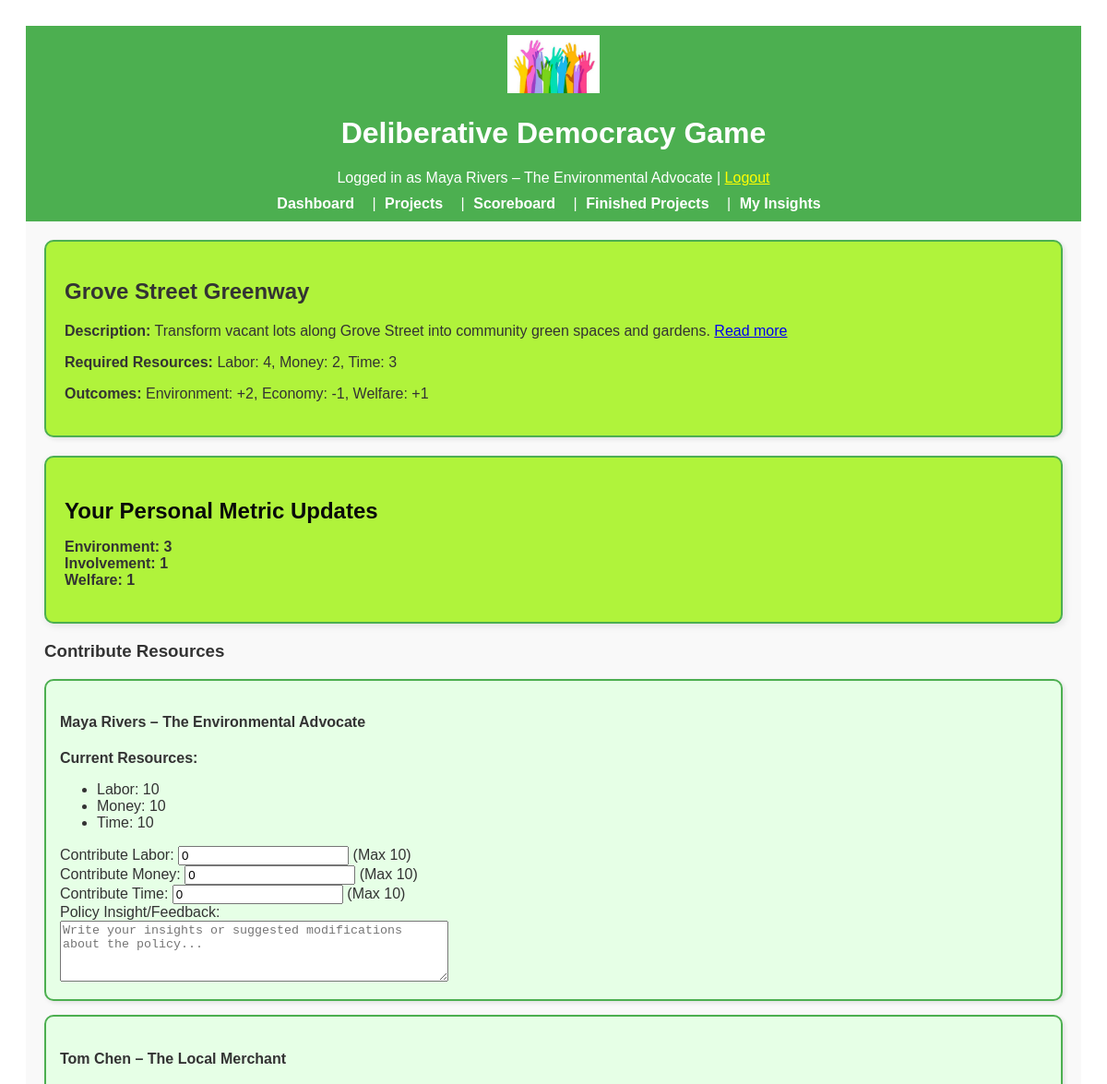
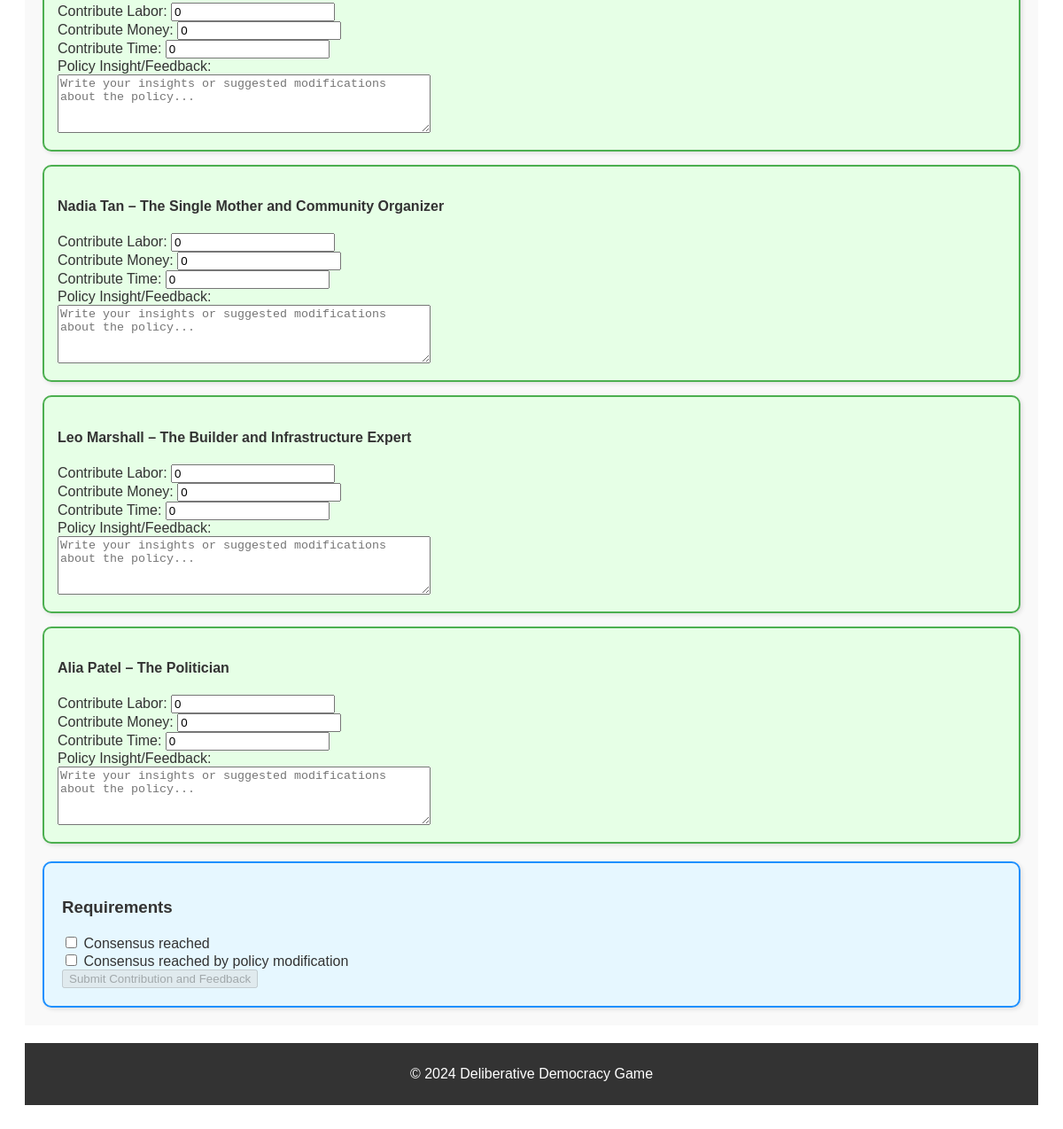
Before: /project/1 (signed in) with the older database file (2 pictures, top to bottom).
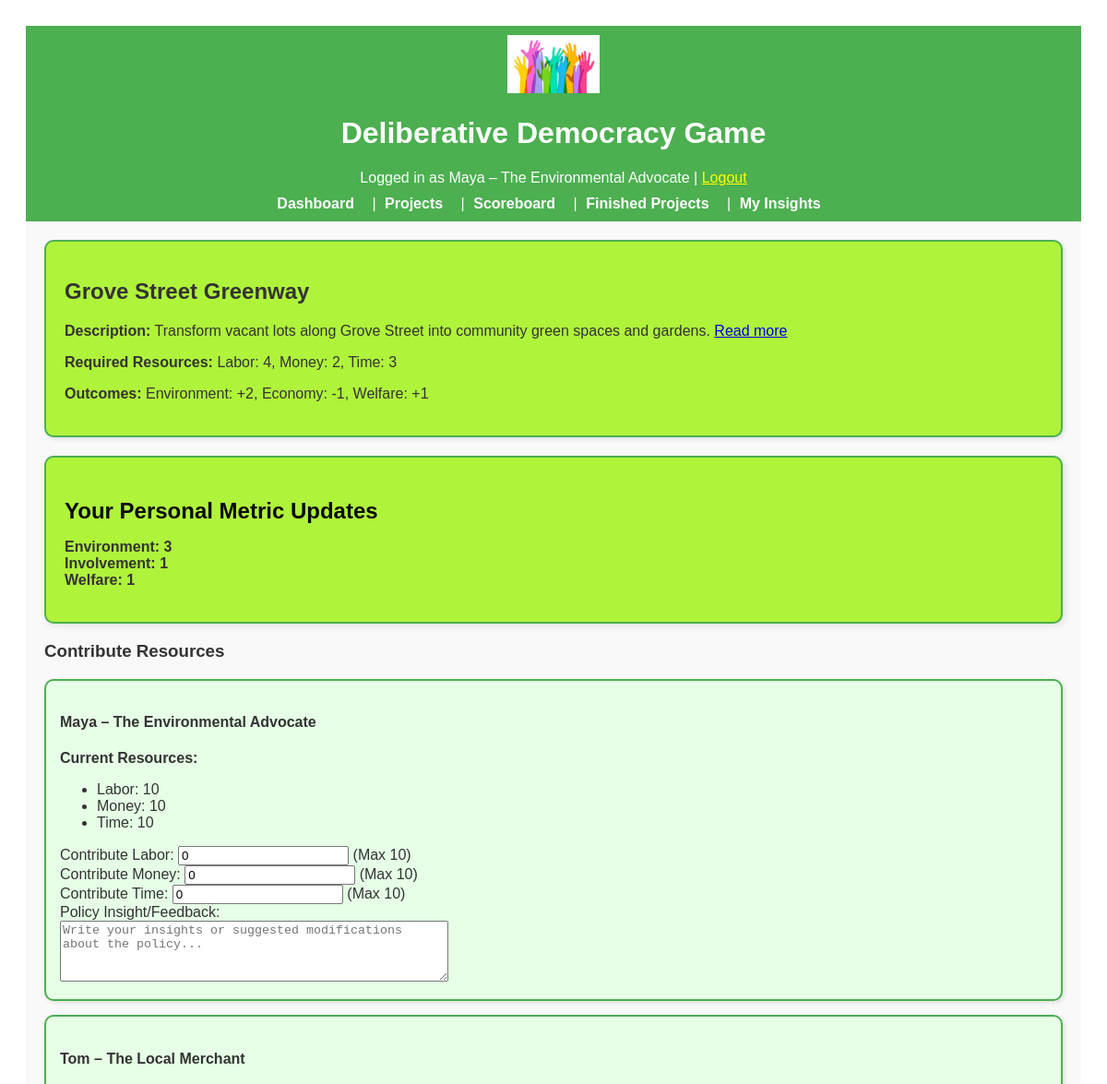
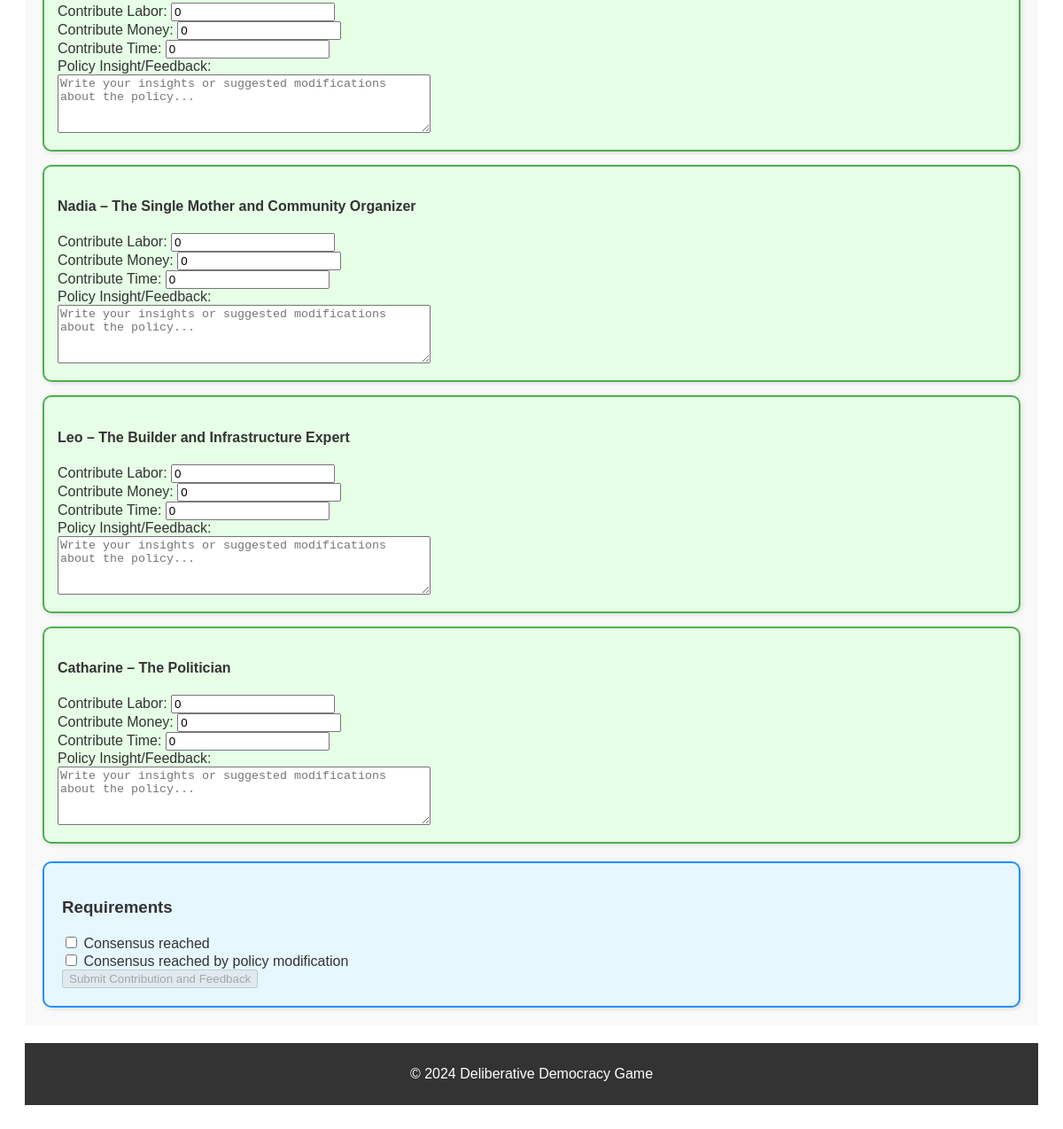
After: the same page with the newer database file (2 pictures, top to bottom).
### app/models.py (models this page shows, shortened)
class User(UserMixin, db.Model):
    __tablename__ = "users"
    id = db.Column(db.Integer, primary_key=True)
    character_name = db.Column(db.String(64), unique=True, nullable=False)
    interests = db.Column(db.Text, nullable=True)
    utility_criteria = db.Column(db.Text, nullable=True)
    starting_resources = db.Column(db.Text, nullable=True)
    reading = db.Column(db.Text, nullable=True)
    environment = db.Column(db.Integer, default=0, nullable=True)
    money = db.Column(db.Integer, default=0, nullable=True)
    involvement = db.Column(db.Integer, default=0, nullable=True)
    welfare = db.Column(db.Integer, default=0, nullable=True)
    resources = db.relationship("Resource", backref="user", lazy=True)
    metrics = db.relationship("Metric", backref="user", lazy=True)

### app/routes.py (the view, shortened to what this page needs)
@main.route("/project/<int:project_id>", methods=["GET", "POST"])
@login_required
def project_detail(project_id):
    project = Project.query.get_or_404(project_id)
    users = User.query.all()
    required_resources = parse_resources(project.required_resources)
    user_insights = {}
    user_metric_updates = {}
    if project.personal_metric_updates:
        for user_id, updates in project.personal_metric_updates.items():
            user_metric_updates[user_id] = {
                metric: int(value) for metric, value in updates.items()
            }
    return render_template(
        "project_detail.html",
        project=project,
        users=users,
        user_insights=user_insights,
        user_metric_updates=user_metric_updates,
    )

### app/routes.py (called while the page is built)
@login_manager.user_loader
def load_user(user_id):
    return User.query.get(int(user_id))

### app/utils.py (called while the page is built)
def parse_resources(resource_string):
    resource_dict = {}
    resources = resource_string.split(", ")
    for resource in resources:
        if ": " in resource:
            key, value = resource.split(": ")
            resource_dict[key.lower()] = int(value)
    return resource_dict

### app/templates/project_detail.html (shortened to what this page needs)
{% extends "base.html" %}
{% block content %}
<div class="project-detail-box">
    <h2>{{ project.name }}</h2>
    <p><strong>Description:</strong> {{ project.description | safe }}</p>
    <p><strong>Required Resources:</strong> {{ project.required_resources }}</p>
    <p><strong>Outcomes:</strong> {{ project.outcomes }}</p>
</div>
<div class="personal-metrics-box">
    <h3>Your Personal Metric Updates</h3>
    {% if project.personal_metric_updates %}
    {% set current_user_id = current_user.id|string %}
    {% if current_user_id in project.personal_metric_updates %}
    {% set updates = project.personal_metric_updates[current_user_id] %}
    <ul class="personal-metric-list">
        {% for metric, value in updates.items() %}
        <li><strong>{{ metric }}: {{ value }}</strong></li>
        {% endfor %}
    </ul>
    {% else %}
    <p>No personal metric updates for this project.</p>
    {% endif %}
    {% else %}
    <p>No personal metric updates available for this project.</p>
    {% endif %}
</div>
<form method="POST">
    <h3>Contribute Resources</h3>
    {% for user in users %}
    <div class="user-box">
        <h4>{{ user.character_name }}</h4>
        {% if user.id == current_user.id %}
        <p><strong>Current Resources:</strong></p>
        <ul>
            {% set user_resources = user.resources | groupby('type') %}
            {% for resource_type, resources in user_resources %}
            <li>{{ resource_type }}: {{ resources[0].amount }}</li>
            {% endfor %}
        </ul>
        {% endif %}
        <label>Contribute Labor:</label>
        <input type="number" name="contribute_labor_{{ user.id }}" min="0" value="0">
        {% if user.id == current_user.id %}
        <span>(Max {{ user.resources | selectattr('type', 'equalto', 'Labor') | map(attribute='amount') | sum }})</span>
        {% endif %}
        <br>
        <label>Contribute Money:</label>
        <input type="number" name="contribute_money_{{ user.id }}" min="0" value="0">
        {% if user.id == current_user.id %}
        <span>(Max {{ user.resources | selectattr('type', 'equalto', 'Money') | map(attribute='amount') | sum }})</span>
        {% endif %}
        <br>
        <label>Contribute Time:</label>
        <input type="number" name="contribute_time_{{ user.id }}" min="0" value="0">
        {% if user.id == current_user.id %}
        <span>(Max {{ user.resources | selectattr('type', 'equalto', 'Time') | map(attribute='amount') | sum }})</span>
        {% endif %}
        <br>
        <label>Policy Insight/Feedback:</label><br>
        <textarea name="policy_insight_{{ user.id }}" rows="4" cols="50"
            placeholder="Write your insights or suggested modifications about the policy...">{{ user_insights[user.id] if user_insights else '' }}</textarea><br>
    </div>
    {% endfor %}
    <div class="requirements-box">
        <h3>Requirements</h3>
        <input type="checkbox" id="majority-vote" name="majority_vote" onclick="checkSubmitButton()">
        <label for="majority-vote">Consensus reached</label><br>
        <input type="checkbox" id="revised-policy-vote" name="revised_policy_vote" onclick="checkSubmitButton()">
        <label for="revised-policy-vote">Consensus reached by policy modification</label><br>
        <button type="submit" id="submit-button" disabled>Submit Contribution and Feedback</button>
    </div>
</form>
{% endblock %}

### app/templates/base.html (shortened to what this page needs)
<!DOCTYPE html>
<html lang="en">
<head>
    <link rel="stylesheet" href="{{ url_for('static', filename='css/styles.css') }}">
</head>
<body>
    <header style="background-color: #4CAF50; padding: 10px; color: white; text-align: center;">
        <img src="{{ url_for('static', filename='images/logo.png') }}" alt="Game Logo"
            style="width: 100px; height: auto;">
        <h1>Deliberative Democracy Game</h1>
        {% if current_user.is_authenticated %}
        <p style="margin: 0;">Logged in as {{ current_user.character_name }} | <a href="{{ url_for('main.logout') }}"
                style="color: yellow;">Logout</a></p>
        {% endif %}
        <nav style="margin-top: 10px;">
            <a href="{{ url_for('main.dashboard') }}" style="color: white; padding: 5px;">Dashboard</a> |
            <a href="{{ url_for('main.project_list') }}" style="color: white; padding: 5px;">Projects</a> |
            <a href="{{ url_for('main.score_board') }}" style="color: white; padding: 5px;">Scoreboard</a> |
            <a href="{{ url_for('main.finished_projects') }}" style="color: white; padding: 5px;">Finished Projects</a>
            |
            <a href="{{ url_for('main.insight') }}" style="color: white; padding: 5px;">My Insights</a>
        </nav>
    </header>
    <main style="padding: 20px; background-color: #f9f9f9;">
        {% block content %}{% endblock %}
    </main>
    <footer style="background-color: #333; color: white; text-align: center; padding: 10px; margin-top: 20px;">
        <p>&copy; 2024 Deliberative Democracy Game</p>
    </footer>
</body>
</html>

Changed rows visible on the page:
changed User: character_name "Maya Rivers – The Environmental Advocate" → "Maya – The Environmental Advocate"
changed User: character_name "Tom Chen – The Local Merchant" → "Tom – The Local Merchant"
changed User: character_name "Nadia Tan – The Single Mother and Community Organizer" → "Nadia – The Single Mother and Community Organizer"
changed User: character_name "Leo Marshall – The Builder and Infrastructure Expert" → "Leo – The Builder and Infrastructure Expert"
changed User: character_name "Alia Patel – The Politician" → "Catharine – The Politician"
